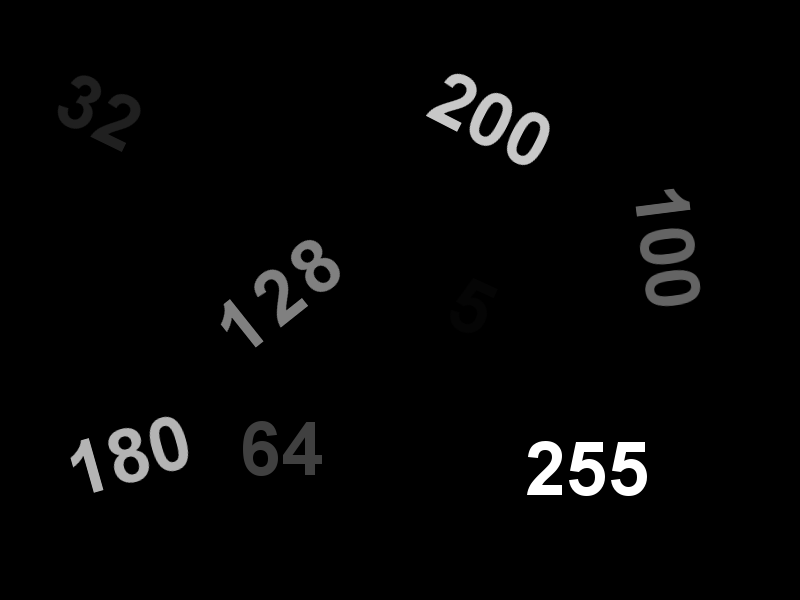
#> input picture Lab5/Images_Thresholding/numbers_thresholds.png, 800 x 600 px, found by its file name
$ python Deliverable_01.py
#> lines starting #> are read from the running program, lines starting #| are printed output that depends on the picture; after the words box and inside, x2 and y2 are one past the last pixel; in counts of white or black regions, pixels touching at a corner belong together
#%% Simple Thresholding
import cv2
import os
from matplotlib import pyplot as plt

VISUALISE = True
images_path = 'C:/Users/Amar/Desktop/School/Artificial Vision/Labs/Lab5/Images_Thresholding'
image_name = 'numbers_thresholds.png'

# Obtaining relative path for image
image_relname = os.path.join(images_path, image_name)
imgori = cv2.imread(image_relname, 0)
#> imgori is the input picture: shape (600, 800); min 0, max 255, mean 6.1


#%% Apply the different values of threshold
NAIVE_THRESH = [32, 64, 100, 128, 180, 200, 255]

for i in range(7):
    ret, im_thresh = cv2.threshold(imgori, NAIVE_THRESH[i], 255, cv2.THRESH_BINARY)

    plt.subplot(2, 4, i + 1)
    plt.imshow(im_thresh, 'gray')
    plt.title("Thr: " + str(NAIVE_THRESH[i]))
    plt.xticks([]), plt.yticks([])
#> this loop made 7 passes
#> ret on passes 1 to 6: 32, 64, 100, 128, 180, 200
#> pass 1, `ret, im_thresh = cv2.threshold(imgori, NAIVE_THRESH[i], 255, cv2.THRES..`:
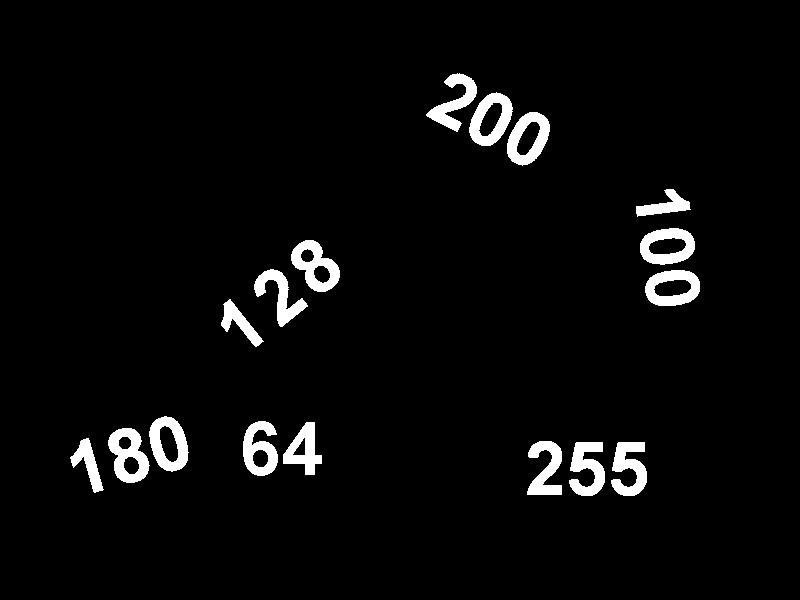
#> im_thresh: shape (600, 800); 3.9% white; 17 white regions, largest, box (x1, y1, x2, y2) and area: (108, 428, 150, 483) 1298, (291, 240, 340, 292) 1273, (469, 92, 513, 146) 1221
#> pass 2, `ret, im_thresh = cv2.threshold(imgori, NAIVE_THRESH[i], 255, cv2.THRES..`:
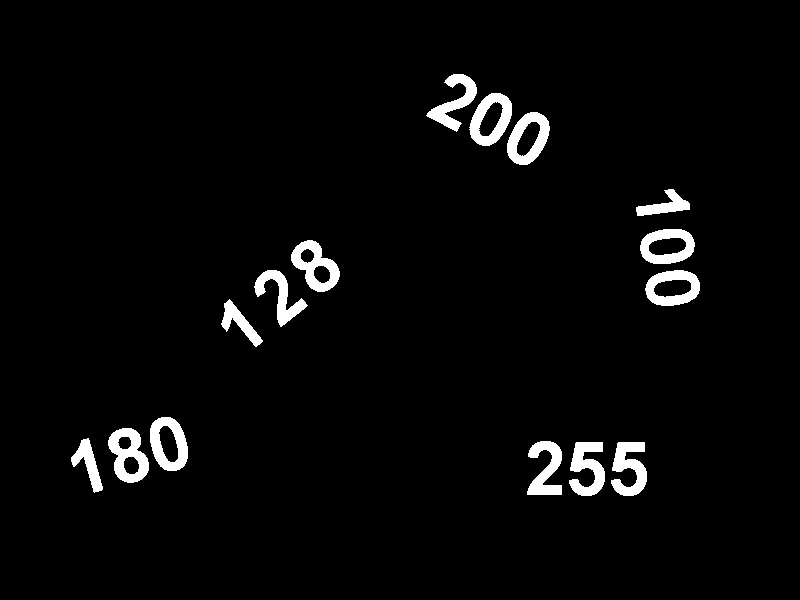
#> im_thresh: shape (600, 800); 3.3% white; 15 white regions, largest, box (x1, y1, x2, y2) and area: (108, 428, 149, 483) 1258, (291, 240, 340, 292) 1218, (469, 93, 512, 146) 1176
#> pass 3, `ret, im_thresh = cv2.threshold(imgori, NAIVE_THRESH[i], 255, cv2.THRES..`:
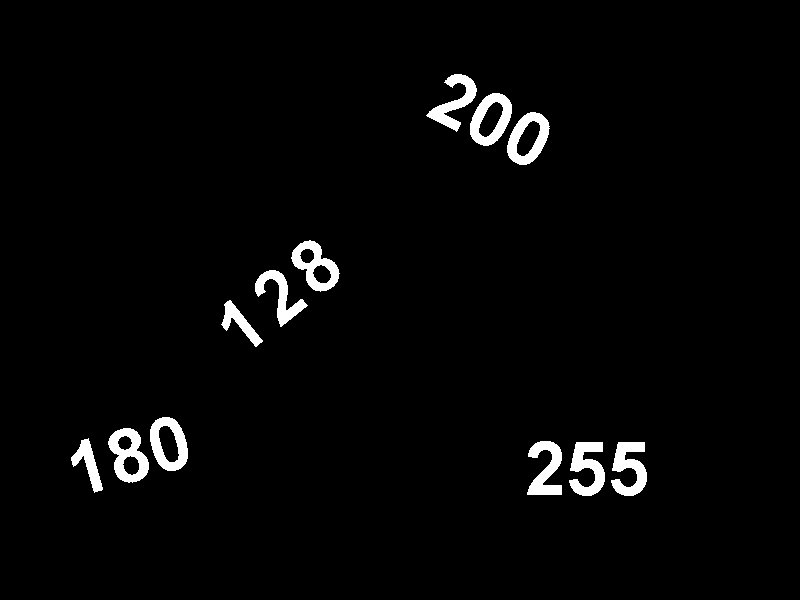
#> im_thresh: shape (600, 800); 2.6% white; 12 white regions, largest, box (x1, y1, x2, y2) and area: (108, 428, 149, 483) 1191, (569, 442, 605, 496) 1139, (611, 442, 647, 496) 1139

plt.subplot(2, 4, 8)
plt.imshow(imgori, 'gray')
plt.title("Original")
plt.xticks([]), plt.yticks([])

plt.savefig("Deliverable1")
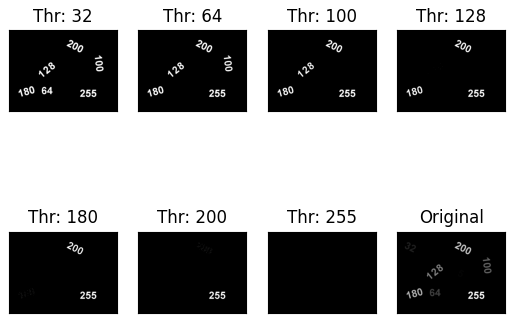
#> figure drawn by matplotlib, 8 panels
plt.show()
